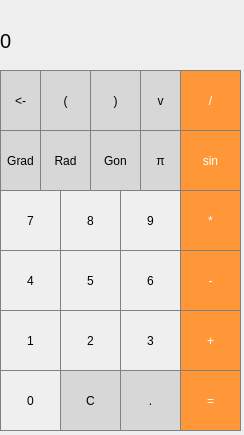
<?xml version="1.0" encoding="UTF-8"?>
<ui version="4.0">
 <class>Calculator</class>
 <widget class="QMainWindow" name="Calculator">
  <property name="geometry">
   <rect>
    <x>0</x>
    <y>0</y>
    <width>244</width>
    <height>435</height>
   </rect>
  </property>
  <property name="windowTitle">
   <string>Calculator</string>
  </property>
  <widget class="QWidget" name="centralwidget">
   <widget class="QLabel" name="label">
    <property name="geometry">
     <rect>
      <x>0</x>
      <y>10</y>
      <width>241</width>
      <height>61</height>
     </rect>
    </property>
    <property name="font">
     <font>
      <family>Liberation Sans</family>
      <pointsize>15</pointsize>
      <italic>false</italic>
      <bold>false</bold>
     </font>
    </property>
    <property name="styleSheet">
     <string notr="true">QLabel {
  qproperty-alignment: 'AlignVCenter | AlignRight';
  border: 1px solid gray;
}

background-color : white;</string>
    </property>
    <property name="text">
     <string>0</string>
    </property>
   </widget>
   <widget class="QPushButton" name="pushButton_clear">
    <property name="geometry">
     <rect>
      <x>60</x>
      <y>370</y>
      <width>61</width>
      <height>61</height>
     </rect>
    </property>
    <property name="styleSheet">
     <string notr="true">QPushButton {
  background-color: rgb(215, 215, 215);
  border: 1px solid gray;
}
QPushButton:pressed {
    background-color: qlineargradient(x1: 0, y1: 0, x2: 0, y2: 1,
                                      stop: 0 #BEBEBE, stop: 1 #D7D7D7);
}</string>
    </property>
    <property name="text">
     <string>C</string>
    </property>
   </widget>
   <widget class="QPushButton" name="pushButton_klammer_auf">
    <property name="geometry">
     <rect>
      <x>40</x>
      <y>70</y>
      <width>51</width>
      <height>61</height>
     </rect>
    </property>
    <property name="styleSheet">
     <string notr="true">QPushButton {
  background-color: rgb(215, 215, 215);
  border: 1px solid gray;
}
QPushButton:pressed {
    background-color: qlineargradient(x1: 0, y1: 0, x2: 0, y2: 1,
                                      stop: 0 #BEBEBE, stop: 1 #D7D7D7);
}</string>
    </property>
    <property name="text">
     <string>(</string>
    </property>
   </widget>
   <widget class="QPushButton" name="pushButton_klammer_zu">
    <property name="geometry">
     <rect>
      <x>90</x>
      <y>70</y>
      <width>51</width>
      <height>61</height>
     </rect>
    </property>
    <property name="styleSheet">
     <string notr="true">QPushButton {
  background-color: rgb(215, 215, 215);
  border: 1px solid gray;
}
QPushButton:pressed {
    background-color: qlineargradient(x1: 0, y1: 0, x2: 0, y2: 1,
                                      stop: 0 #BEBEBE, stop: 1 #D7D7D7);
}</string>
    </property>
    <property name="text">
     <string>)</string>
    </property>
   </widget>
   <widget class="QPushButton" name="pushButton_divide">
    <property name="geometry">
     <rect>
      <x>180</x>
      <y>70</y>
      <width>61</width>
      <height>61</height>
     </rect>
    </property>
    <property name="styleSheet">
     <string notr="true">QPushButton {
  background-color: rgb(255, 151, 57);
  color: white; 
  border: 1px solid gray;
}

QPushButton:pressed {
    background-color: qlineargradient(x1: 0, y1: 0, x2: 0, y2: 1,
                                      stop: 0 #FF7832, stop: 1 #FF9739);
}</string>
    </property>
    <property name="text">
     <string>/</string>
    </property>
   </widget>
   <widget class="QPushButton" name="pushButton_7">
    <property name="geometry">
     <rect>
      <x>0</x>
      <y>190</y>
      <width>61</width>
      <height>61</height>
     </rect>
    </property>
    <property name="styleSheet">
     <string notr="true">QPushButton {
   border: 1px solid gray;
}
QPushButton:pressed {
    background-color: qlineargradient(x1: 0, y1: 0, x2: 0, y2: 1,
                                      stop: 0 #dadbde, stop: 1 #f6f7fa);
}</string>
    </property>
    <property name="text">
     <string>7</string>
    </property>
   </widget>
   <widget class="QPushButton" name="pushButton_multiply">
    <property name="geometry">
     <rect>
      <x>180</x>
      <y>190</y>
      <width>61</width>
      <height>61</height>
     </rect>
    </property>
    <property name="styleSheet">
     <string notr="true">QPushButton {
  background-color: rgb(255, 151, 57);
  color: white; 
  border: 1px solid gray;
}

QPushButton:pressed {
    background-color: qlineargradient(x1: 0, y1: 0, x2: 0, y2: 1,
                                      stop: 0 #FF7832, stop: 1 #FF9739);
}</string>
    </property>
    <property name="text">
     <string>*</string>
    </property>
   </widget>
   <widget class="QPushButton" name="pushButton_9">
    <property name="geometry">
     <rect>
      <x>120</x>
      <y>190</y>
      <width>61</width>
      <height>61</height>
     </rect>
    </property>
    <property name="styleSheet">
     <string notr="true">QPushButton {
   border: 1px solid gray;
}
QPushButton:pressed {
    background-color: qlineargradient(x1: 0, y1: 0, x2: 0, y2: 1,
                                      stop: 0 #dadbde, stop: 1 #f6f7fa);
}</string>
    </property>
    <property name="text">
     <string>9</string>
    </property>
   </widget>
   <widget class="QPushButton" name="pushButton_8">
    <property name="geometry">
     <rect>
      <x>60</x>
      <y>190</y>
      <width>61</width>
      <height>61</height>
     </rect>
    </property>
    <property name="styleSheet">
     <string notr="true">QPushButton {
   border: 1px solid gray;
}
QPushButton:pressed {
    background-color: qlineargradient(x1: 0, y1: 0, x2: 0, y2: 1,
                                      stop: 0 #dadbde, stop: 1 #f6f7fa);
}</string>
    </property>
    <property name="text">
     <string>8</string>
    </property>
   </widget>
   <widget class="QPushButton" name="pushButton_1">
    <property name="geometry">
     <rect>
      <x>0</x>
      <y>310</y>
      <width>61</width>
      <height>61</height>
     </rect>
    </property>
    <property name="styleSheet">
     <string notr="true">QPushButton {
   border: 1px solid gray;
}
QPushButton:pressed {
    background-color: qlineargradient(x1: 0, y1: 0, x2: 0, y2: 1,
                                      stop: 0 #dadbde, stop: 1 #f6f7fa);
}</string>
    </property>
    <property name="text">
     <string>1</string>
    </property>
   </widget>
   <widget class="QPushButton" name="pushButton_plus">
    <property name="geometry">
     <rect>
      <x>180</x>
      <y>310</y>
      <width>61</width>
      <height>61</height>
     </rect>
    </property>
    <property name="styleSheet">
     <string notr="true">QPushButton {
  background-color: rgb(255, 151, 57);
  color: white; 
  border: 1px solid gray;
}

QPushButton:pressed {
    background-color: qlineargradient(x1: 0, y1: 0, x2: 0, y2: 1,
                                      stop: 0 #FF7832, stop: 1 #FF9739);
}</string>
    </property>
    <property name="text">
     <string>+</string>
    </property>
   </widget>
   <widget class="QPushButton" name="pushButton_3">
    <property name="geometry">
     <rect>
      <x>120</x>
      <y>310</y>
      <width>61</width>
      <height>61</height>
     </rect>
    </property>
    <property name="styleSheet">
     <string notr="true">QPushButton {
   border: 1px solid gray;
}
QPushButton:pressed {
    background-color: qlineargradient(x1: 0, y1: 0, x2: 0, y2: 1,
                                      stop: 0 #dadbde, stop: 1 #f6f7fa);
}</string>
    </property>
    <property name="text">
     <string>3</string>
    </property>
   </widget>
   <widget class="QPushButton" name="pushButton_2">
    <property name="geometry">
     <rect>
      <x>60</x>
      <y>310</y>
      <width>61</width>
      <height>61</height>
     </rect>
    </property>
    <property name="styleSheet">
     <string notr="true">QPushButton {
   border: 1px solid gray;
}
QPushButton:pressed {
    background-color: qlineargradient(x1: 0, y1: 0, x2: 0, y2: 1,
                                      stop: 0 #dadbde, stop: 1 #f6f7fa);
}</string>
    </property>
    <property name="text">
     <string>2</string>
    </property>
   </widget>
   <widget class="QPushButton" name="pushButton_4">
    <property name="geometry">
     <rect>
      <x>0</x>
      <y>250</y>
      <width>61</width>
      <height>61</height>
     </rect>
    </property>
    <property name="styleSheet">
     <string notr="true">QPushButton {
   border: 1px solid gray;
}
QPushButton:pressed {
    background-color: qlineargradient(x1: 0, y1: 0, x2: 0, y2: 1,
                                      stop: 0 #dadbde, stop: 1 #f6f7fa);
}</string>
    </property>
    <property name="text">
     <string>4</string>
    </property>
   </widget>
   <widget class="QPushButton" name="pushButton_minus">
    <property name="geometry">
     <rect>
      <x>180</x>
      <y>250</y>
      <width>61</width>
      <height>61</height>
     </rect>
    </property>
    <property name="styleSheet">
     <string notr="true">QPushButton {
  background-color: rgb(255, 151, 57);
  color: white; 
  border: 1px solid gray;
}

QPushButton:pressed {
    background-color: qlineargradient(x1: 0, y1: 0, x2: 0, y2: 1,
                                      stop: 0 #FF7832, stop: 1 #FF9739);
}</string>
    </property>
    <property name="text">
     <string>-</string>
    </property>
   </widget>
   <widget class="QPushButton" name="pushButton_6">
    <property name="geometry">
     <rect>
      <x>120</x>
      <y>250</y>
      <width>61</width>
      <height>61</height>
     </rect>
    </property>
    <property name="styleSheet">
     <string notr="true">QPushButton {
   border: 1px solid gray;
}
QPushButton:pressed {
    background-color: qlineargradient(x1: 0, y1: 0, x2: 0, y2: 1,
                                      stop: 0 #dadbde, stop: 1 #f6f7fa);
}</string>
    </property>
    <property name="text">
     <string>6</string>
    </property>
   </widget>
   <widget class="QPushButton" name="pushButton_5">
    <property name="geometry">
     <rect>
      <x>60</x>
      <y>250</y>
      <width>61</width>
      <height>61</height>
     </rect>
    </property>
    <property name="styleSheet">
     <string notr="true">QPushButton {
   border: 1px solid gray;
}
QPushButton:pressed {
    background-color: qlineargradient(x1: 0, y1: 0, x2: 0, y2: 1,
                                      stop: 0 #dadbde, stop: 1 #f6f7fa);
}</string>
    </property>
    <property name="text">
     <string>5</string>
    </property>
   </widget>
   <widget class="QPushButton" name="pushButton_0">
    <property name="geometry">
     <rect>
      <x>0</x>
      <y>370</y>
      <width>61</width>
      <height>61</height>
     </rect>
    </property>
    <property name="styleSheet">
     <string notr="true">QPushButton {
   border: 1px solid gray;
}
QPushButton:pressed {
    background-color: qlineargradient(x1: 0, y1: 0, x2: 0, y2: 1,
                                      stop: 0 #dadbde, stop: 1 #f6f7fa);
}</string>
    </property>
    <property name="text">
     <string>0</string>
    </property>
   </widget>
   <widget class="QPushButton" name="pushButton_equal">
    <property name="geometry">
     <rect>
      <x>180</x>
      <y>370</y>
      <width>61</width>
      <height>61</height>
     </rect>
    </property>
    <property name="styleSheet">
     <string notr="true">QPushButton {
  background-color: rgb(255, 151, 57);
  color: white; 
  border: 1px solid gray;
}

QPushButton:pressed {
    background-color: qlineargradient(x1: 0, y1: 0, x2: 0, y2: 1,
                                      stop: 0 #FF7832, stop: 1 #FF9739);
}</string>
    </property>
    <property name="text">
     <string>=</string>
    </property>
   </widget>
   <widget class="QPushButton" name="pushButton_punkt">
    <property name="geometry">
     <rect>
      <x>120</x>
      <y>370</y>
      <width>61</width>
      <height>61</height>
     </rect>
    </property>
    <property name="styleSheet">
     <string notr="true">QPushButton {
  background-color: rgb(215, 215, 215);
  border: 1px solid gray;
}
QPushButton:pressed {
    background-color: qlineargradient(x1: 0, y1: 0, x2: 0, y2: 1,
                                      stop: 0 #BEBEBE, stop: 1 #D7D7D7);
}</string>
    </property>
    <property name="text">
     <string>.</string>
    </property>
   </widget>
   <widget class="QPushButton" name="pushButton_return">
    <property name="geometry">
     <rect>
      <x>0</x>
      <y>70</y>
      <width>41</width>
      <height>61</height>
     </rect>
    </property>
    <property name="styleSheet">
     <string notr="true">QPushButton {
  background-color: rgb(215, 215, 215);
  border: 1px solid gray;
}
QPushButton:pressed {
    background-color: qlineargradient(x1: 0, y1: 0, x2: 0, y2: 1,
                                      stop: 0 #BEBEBE, stop: 1 #D7D7D7);
}</string>
    </property>
    <property name="text">
     <string>&lt;-</string>
    </property>
   </widget>
   <widget class="QPushButton" name="pushButton_square">
    <property name="geometry">
     <rect>
      <x>140</x>
      <y>70</y>
      <width>41</width>
      <height>61</height>
     </rect>
    </property>
    <property name="styleSheet">
     <string notr="true">QPushButton {
  background-color: rgb(215, 215, 215);
  border: 1px solid gray;
}
QPushButton:pressed {
    background-color: qlineargradient(x1: 0, y1: 0, x2: 0, y2: 1,
                                      stop: 0 #BEBEBE, stop: 1 #D7D7D7);
}</string>
    </property>
    <property name="text">
     <string>v</string>
    </property>
   </widget>
   <widget class="QPushButton" name="pushButton_Gon">
    <property name="geometry">
     <rect>
      <x>90</x>
      <y>130</y>
      <width>51</width>
      <height>61</height>
     </rect>
    </property>
    <property name="styleSheet">
     <string notr="true">QPushButton {
  background-color: rgb(215, 215, 215);
  border: 1px solid gray;
}
QPushButton:pressed {
    background-color: qlineargradient(x1: 0, y1: 0, x2: 0, y2: 1,
                                      stop: 0 #BEBEBE, stop: 1 #D7D7D7);
}</string>
    </property>
    <property name="text">
     <string>Gon</string>
    </property>
   </widget>
   <widget class="QPushButton" name="pushButton_pi">
    <property name="geometry">
     <rect>
      <x>140</x>
      <y>130</y>
      <width>41</width>
      <height>61</height>
     </rect>
    </property>
    <property name="styleSheet">
     <string notr="true">QPushButton {
  background-color: rgb(215, 215, 215);
  border: 1px solid gray;
}
QPushButton:pressed {
    background-color: qlineargradient(x1: 0, y1: 0, x2: 0, y2: 1,
                                      stop: 0 #BEBEBE, stop: 1 #D7D7D7);
}</string>
    </property>
    <property name="text">
     <string>π</string>
    </property>
   </widget>
   <widget class="QPushButton" name="pushButton_Grad">
    <property name="geometry">
     <rect>
      <x>0</x>
      <y>130</y>
      <width>41</width>
      <height>61</height>
     </rect>
    </property>
    <property name="styleSheet">
     <string notr="true">QPushButton {
  background-color: rgb(215, 215, 215);
  border: 1px solid gray;
}
QPushButton:pressed {
    background-color: qlineargradient(x1: 0, y1: 0, x2: 0, y2: 1,
                                      stop: 0 #BEBEBE, stop: 1 #D7D7D7);
}</string>
    </property>
    <property name="text">
     <string>Grad</string>
    </property>
   </widget>
   <widget class="QPushButton" name="pushButton_Rad">
    <property name="geometry">
     <rect>
      <x>40</x>
      <y>130</y>
      <width>51</width>
      <height>61</height>
     </rect>
    </property>
    <property name="styleSheet">
     <string notr="true">QPushButton {
  background-color: rgb(215, 215, 215);
  border: 1px solid gray;
}
QPushButton:pressed {
    background-color: qlineargradient(x1: 0, y1: 0, x2: 0, y2: 1,
                                      stop: 0 #BEBEBE, stop: 1 #D7D7D7);
}</string>
    </property>
    <property name="text">
     <string>Rad</string>
    </property>
   </widget>
   <widget class="QPushButton" name="pushButton_sin">
    <property name="geometry">
     <rect>
      <x>180</x>
      <y>130</y>
      <width>61</width>
      <height>61</height>
     </rect>
    </property>
    <property name="styleSheet">
     <string notr="true">QPushButton {
  background-color: rgb(255, 151, 57);
  color: white; 
  border: 1px solid gray;
}

QPushButton:pressed {
    background-color: qlineargradient(x1: 0, y1: 0, x2: 0, y2: 1,
                                      stop: 0 #FF7832, stop: 1 #FF9739);
}</string>
    </property>
    <property name="text">
     <string>sin</string>
    </property>
   </widget>
   <widget class="QLabel" name="label_precision">
    <property name="geometry">
     <rect>
      <x>10</x>
      <y>10</y>
      <width>31</width>
      <height>20</height>
     </rect>
    </property>
    <property name="font">
     <font>
      <pointsize>9</pointsize>
     </font>
    </property>
    <property name="text">
     <string/>
    </property>
   </widget>
  </widget>
 </widget>
 <resources/>
 <connections/>
</ui>
